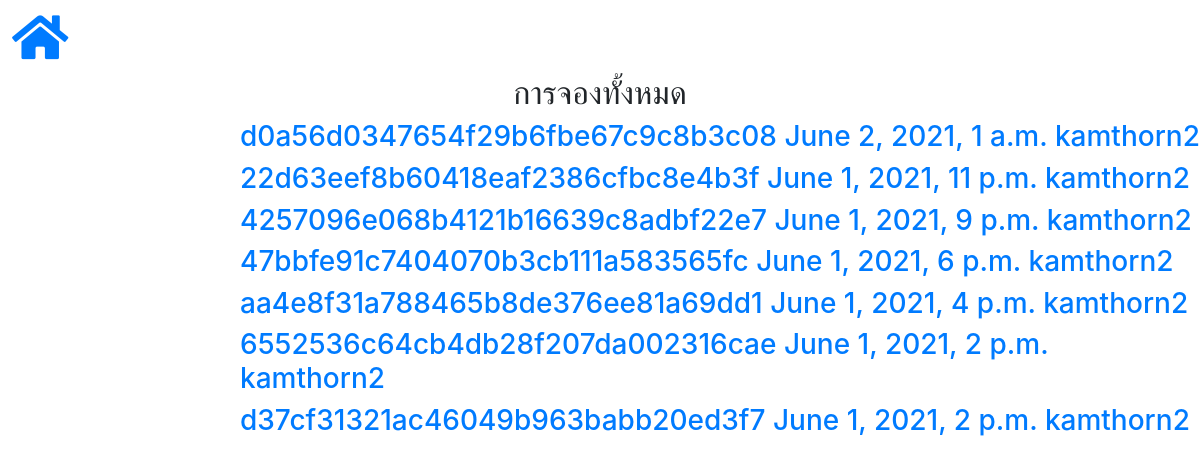
Page /adminsite/booking/ (signed in) on the earlier database version.
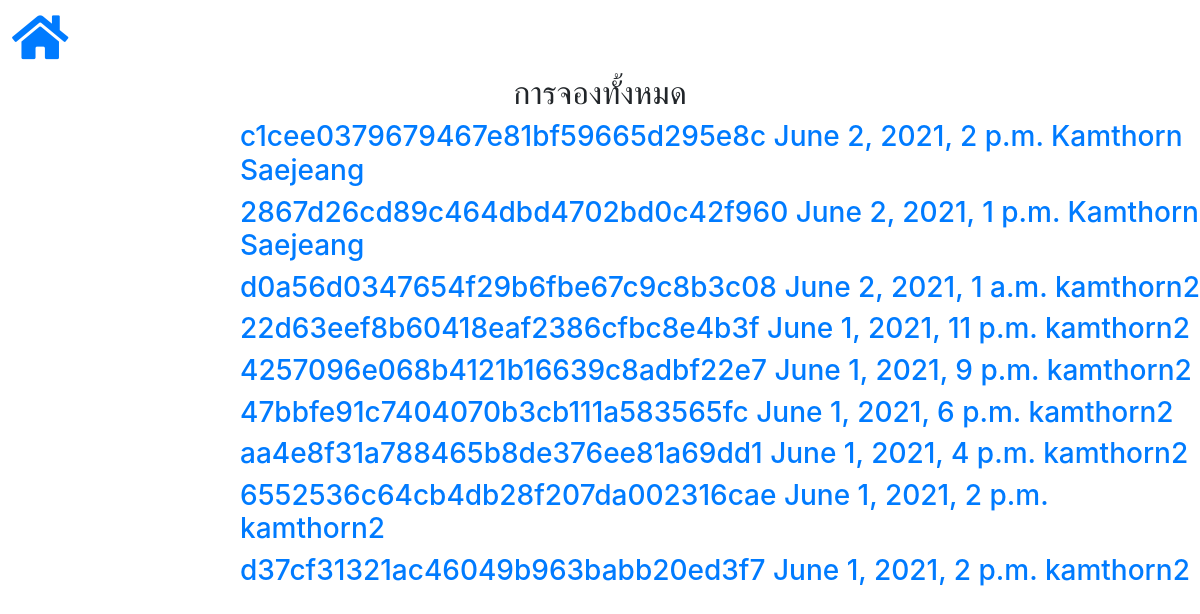
Same page on the later database version.
### booking/models.py (models this page shows)
class Booking(models.Model):
    class Meta:
        db_table = 'bcb_booking'
    name = models.CharField(max_length=100)  # for show who's booked
    email = models.EmailField()
    tel = models.CharField(max_length=15)
    member = models.ForeignKey(
        Member, on_delete=models.CASCADE, null=True)  # null if guest
    group = models.ForeignKey(
        Group, on_delete=models.CASCADE, null=True, db_constraint=False)
    court = models.ForeignKey(
        EachCourtInfo, on_delete=models.CASCADE, db_constraint=False)  # what court
    booking_datetime = models.DateTimeField()  # datetime booking
    exp_datetime = models.DateTimeField(null=True)  # for pay in this time
    refund_datetime = models.DateTimeField(
        default=timezone.now)  # for pay in this time
    price_normal = models.DecimalField(
        max_digits=5, decimal_places=2)  # each booking slot
    price_ds = models.DecimalField(
        max_digits=5, decimal_places=2)  # each booking slot
    price_pay = models.DecimalField(
        max_digits=5, decimal_places=2)  # each booking slot
    payment_state = models.IntegerField(default=0)
    timestamp = models.DateTimeField(
        default=timezone.now)  # time now when booking
    bookingid = models.CharField(max_length=32, unique=True)
    paymentid = models.CharField(max_length=32, null=True)
    refundid = models.CharField(max_length=32, null=True)
    is_deleted = models.BooleanField(default=False)

### adminsite/views.py (the view)
# urls.py: path('booking/', views.ListBooking.as_view(), name='booking'),
class ListBooking(PermissionRequiredMixin, ListView):
    permission_required = 'is_staff'
    login_url = '/adminsite/login/'
    model = member_models.Member
    template_name = 'adminsite/booking_list.html'
    def get_queryset(self):
        member = booking_models.Booking.objects.all().order_by(
            'is_deleted').order_by('-booking_datetime')
        return member

### func/disable.py (called while the page is built)
    def process_request(self, request):
        setattr(request, '_dont_enforce_csrf_checks', True)

### template/adminsite/booking_list.html (shortened to what this page needs)
{% extends 'adminsite/base_admin.html' %}
{% block content %}
<h2>การจองทั้งหมด</h2>
    {% for booking in object_list %}
            <h3/><a href="{% url 'booking_detail' pk=booking.pk %}">
                {{ booking.bookingid }} {{booking.booking_datetime}} {{booking.name}}
            </a>
    {% endfor %}
{% endblock %}

Differences in the rows shown:
added Booking: bookingid "c1cee0379679467e81bf59665d295e8c", booking_datetime "June 2, 2021, 2 p.m.", name "Kamthorn Saejeang"
added Booking: bookingid "2867d26cd89c464dbd4702bd0c42f960", booking_datetime "June 2, 2021, 1 p.m.", name "Kamthorn Saejeang"
